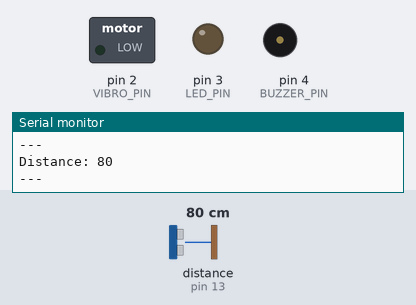
The sketch below on a simulated Arduino Uno, built with avr-gcc and run on an emulated ATmega328P. Shown: switched loads named in the sketch (green lamp = pin HIGH), output pins drawn as LEDs (lit = HIGH), buzzer (waves = sounding), the last lines printed to the serial monitor. Dashed ring = blinking. The test bench sets the inputs (shaded band); at power-on: distance to the obstacle (sensor on pin 13) 80 cm. The echo pulse lasts 58.3 µs per cm.

Above: at 1.2 s.
1.3 s: distance to the obstacle (sensor on pin 13) set to 4 cm
At 2.0 s:
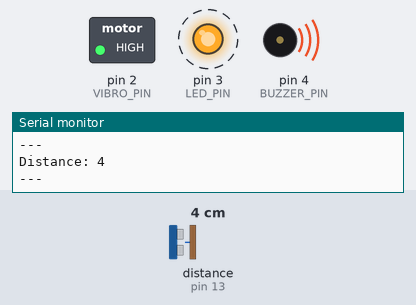
4.3 s: distance to the obstacle (sensor on pin 13) set to 9 cm
At 7.2 s:
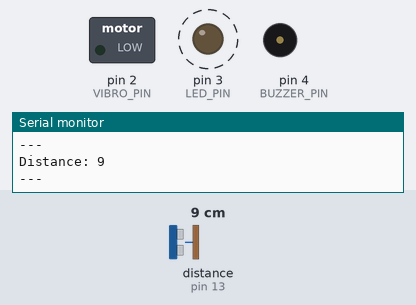
7.3 s: distance to the obstacle (sensor on pin 13) set to 250 cm
10.3 s: distance to the obstacle (sensor on pin 13) set to 2 cm
At 11.1 s:
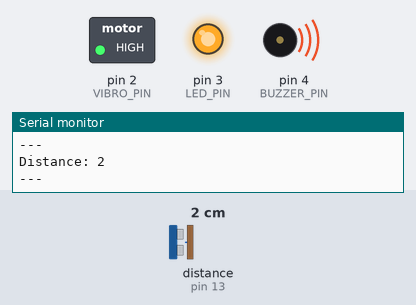
12.0 s: distance to the obstacle (sensor on pin 13) set to 18 cm
At 12.58 s:
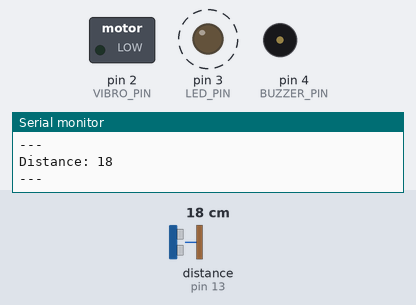
Timing chart, 0 to 16.0 s (numbered marks = the images above; inputs shaded):
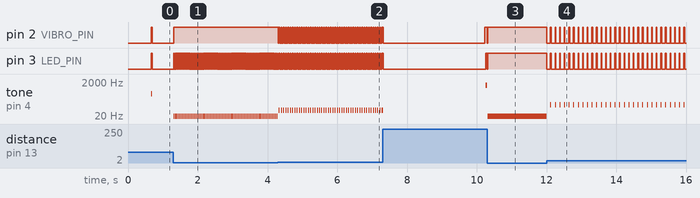

The sketch:

owl_main.ino
```cpp
#include <Ultrasonic.h>
//https://github.com/ErickSimoes/Ultrasonic
//https://github.com/Martinsos/arduino-lib-hc-sr04

const int VIBRO_PIN = 2; //Digital pin where vibro attahed
const int LED_PIN = 3; //Digital pin where led attached
const int BUZZER_PIN = 4; //Digital pin where buzzer sound stuff is attached
const int HC_TRIG_PIN = 12; //Triger pin of HC-SR04 sensor
const int HC_ECHO_PIN = 13; //Echo pin of HC-SR04 sensor

const int MIN_TIME = 10; //minimal amunt of time we use
const int SIGNAL_INCREMENT_TIME = MIN_TIME * 3;
const int SIGNAL_PLAY_TIME = 20;

const int VIBRO_ADDITIONAL_TIME = 10;

int signalTimeout = 1000;
int signalBuzzCounter = 0;
int signalVibroCounter = 0;

Ultrasonic ultrasonic(HC_TRIG_PIN, HC_ECHO_PIN);
int distance;

// the setup routine runs once when you press reset:
void setup() {
  // initialize the digital pin as an output.
  pinMode(LED_PIN, OUTPUT);
  pinMode(VIBRO_PIN, OUTPUT);
  pinMode(BUZZER_PIN, OUTPUT); // Set buzzer - pin 9 as an output

  Serial.begin(115200);
  //HCSR04.begin(triggerPin, echoPins, echoCount);
}

// the loop routine runs over and over again forever:
void loop() {
  distance = ultrasonic.read();

  digitalWrite(VIBRO_PIN, LOW);
  digitalWrite(LED_PIN, LOW);
  noTone(BUZZER_PIN);

  Serial.print("Distance: ");
  Serial.println(distance);

  signalTimeout = MIN_TIME * distance;
  signalBuzzCounter = signalBuzzCounter + SIGNAL_INCREMENT_TIME;
  signalVibroCounter =  signalVibroCounter + SIGNAL_INCREMENT_TIME;
  Serial.println("---");

  //check for vibro motor
  //for good vibration we need to make it longer then buzzer sounds
  if (signalVibroCounter >= (signalTimeout - VIBRO_ADDITIONAL_TIME)) {
    digitalWrite(VIBRO_PIN, HIGH);
  }

  if (signalBuzzCounter >= signalTimeout) {
    digitalWrite(LED_PIN, HIGH);
    tone(BUZZER_PIN, distance * 5);
    signalBuzzCounter = 0;
    signalVibroCounter = 0; //we reset vibro here too
  }
  delay(SIGNAL_PLAY_TIME);
}
```

Measured:
- after the input at 1.3 s, pin 3 (LED_PIN): alternates HIGH for 0.02 s and LOW for 0.02 s, starting at once; tone on pin 4 (BUZZER_PIN): alternates 20 Hz for 0.02 s and silent for 0.02 s, starting at once
- after the input at 4.3 s, pin 2 (VIBRO_PIN): alternates HIGH for 0.02 s and LOW for 0.04 s, starting at once; pin 3 (LED_PIN): alternates HIGH for 0.02 s and LOW for 0.04 s, starting after 0.09 s; tone on pin 4 (BUZZER_PIN): alternates 45 Hz for 0.02 s and silent for 0.04 s, starting at once
- after the input at 10.3 s, pin 2 (VIBRO_PIN), pin 3 (LED_PIN): LOW → HIGH at once; tone on pin 4 (BUZZER_PIN): silent → 10 Hz at once
- after the input at 12.0 s, pin 2 (VIBRO_PIN), pin 3 (LED_PIN): alternates HIGH for 0.02 s and LOW for 0.11 s, starting at once; tone on pin 4 (BUZZER_PIN): alternates 90 Hz for 0.02 s and silent for 0.11 s, starting at once
